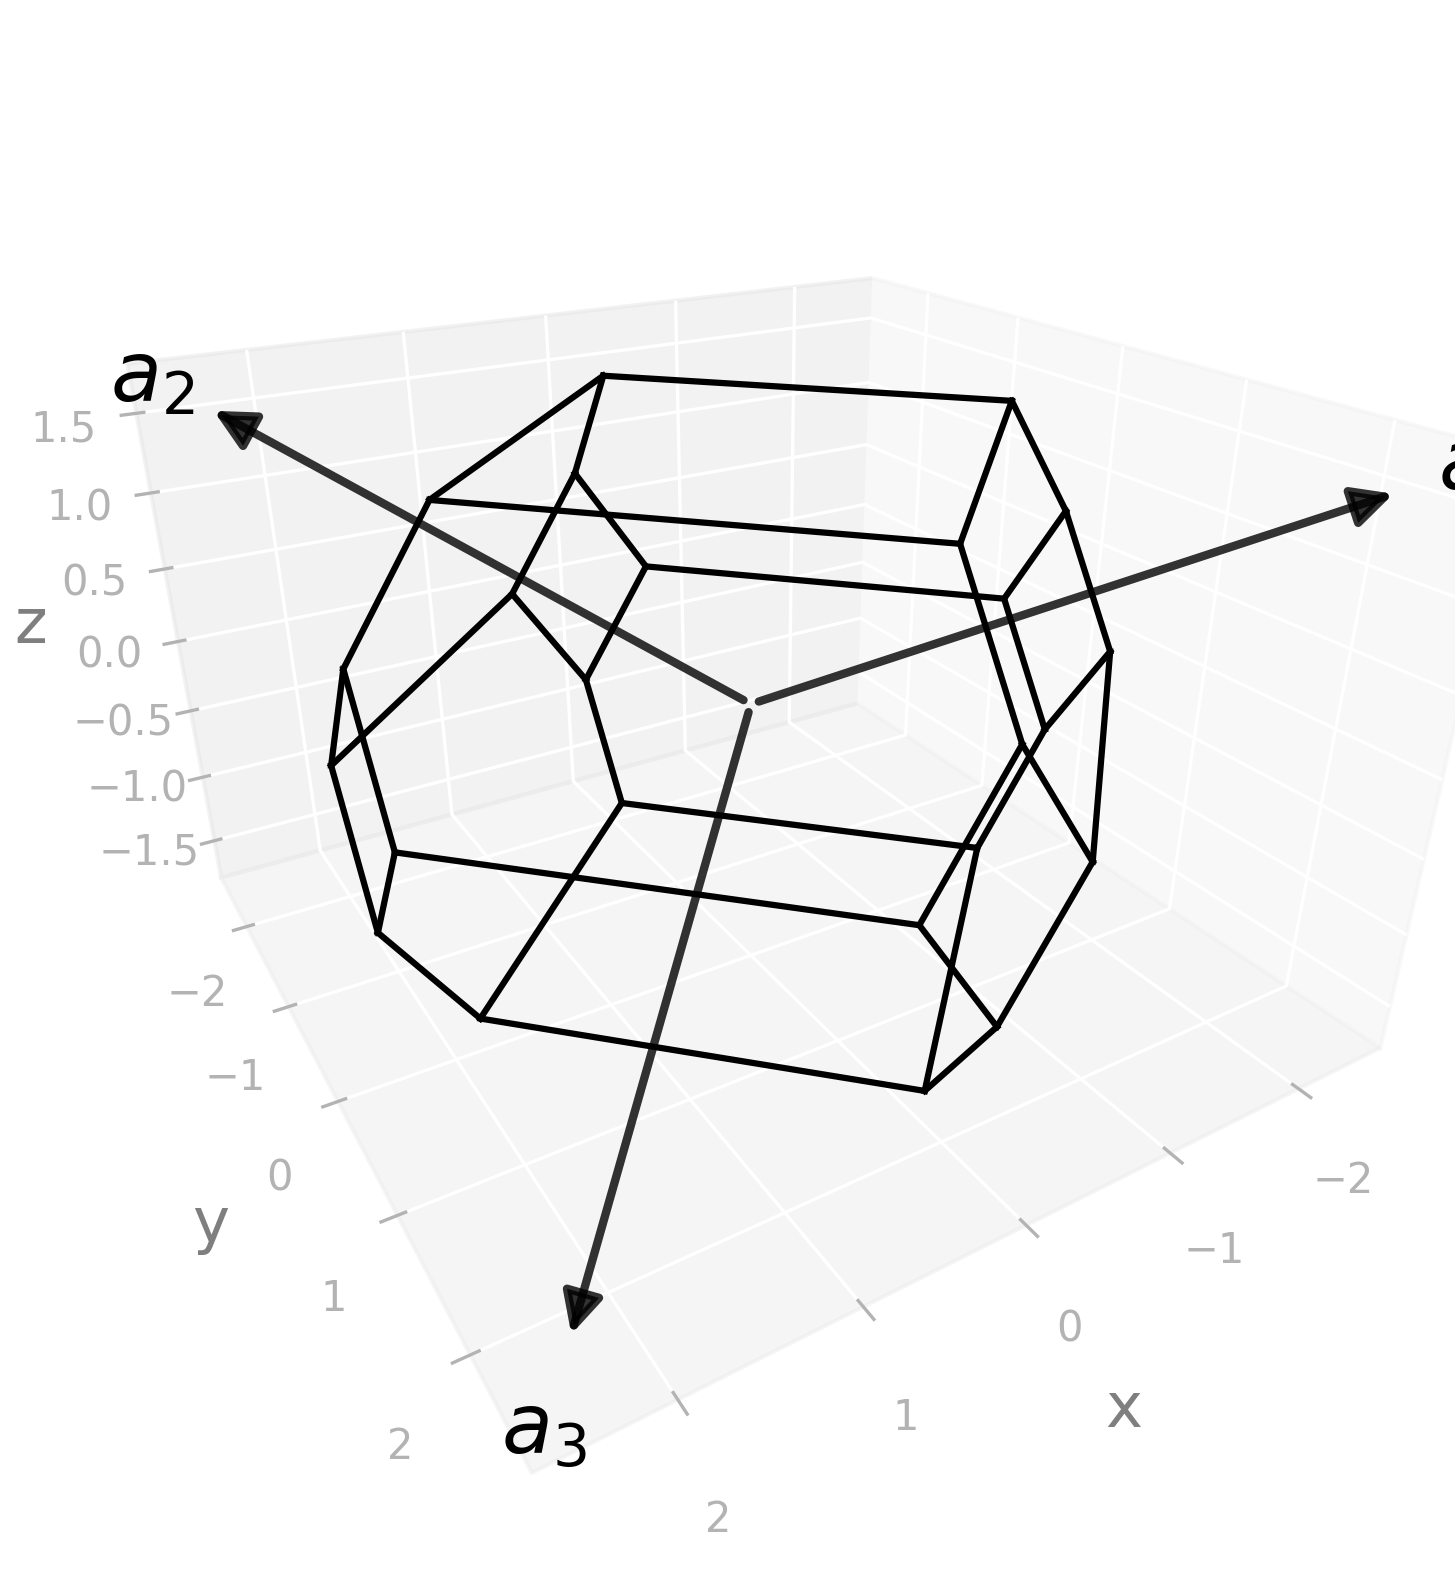

Write Python code to recreate this figure.
import radtools as rad

l = rad.lattice_example(f"BCT1")
l.plot("wigner-seitz")
# Save an image:
l.savefig(
    "bct1_wigner-seitz.png",
    elev=26,
    azim=59,
    dpi=300,
   bbox_inches="tight",
)
# Interactive plot:
l.show(elev=26, azim=59)
